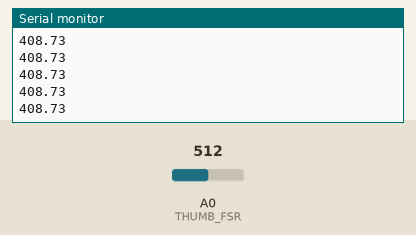
Recording of a sketch running on a simulated Arduino Uno, built with avr-gcc and run on an emulated ATmega328P. On the bench: the last lines printed to the serial monitor. The test bench sets the inputs (shaded band); at power-on: A0 (THUMB_FSR) = 512.

Above: at 1.2 s.
1.3 s: A0 (THUMB_FSR) set to 1015
At 1.9 s:
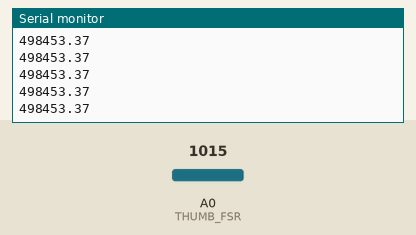
2.8 s: A0 (THUMB_FSR) set to 1023
At 3.3 s:
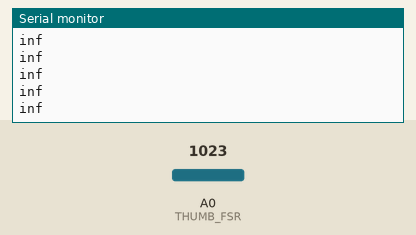
Timing chart, 0 to 5.8 s (numbered marks = the images above; inputs shaded):
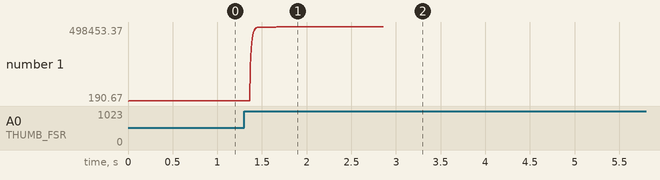

The sketch:

FSR_Driver.ino
```cpp
#include "FSR_interface.h"

#define THUMB_FSR   A0
#define INDEX_FSR   A1
#define MIDDLE_FSR  A2
#define RING_FSR    A3
#define PINKY_FSR   A4

float glove_force_readings[5]={0};
short glove_force_pins[5]={THUMB_FSR,INDEX_FSR,MIDDLE_FSR,RING_FSR,PINKY_FSR};
void setup() {
  // put your setup code here, to run once:
  Serial.begin(9600);
  pinMode(THUMB_FSR,INPUT);
  pinMode(INDEX_FSR,INPUT);
  pinMode(MIDDLE_FSR,INPUT);
  pinMode(RING_FSR,INPUT);
  pinMode(PINKY_FSR,INPUT);
}

void loop() {
  // put your main code here, to run repeatedly:
//Serial.print(FSR_Pin_Reading(THUMB_FSR));
//Serial.print(" ");
//Serial.println(FSR_Resistance(INDEX_FSR));
Serial.println(FSR_Force(THUMB_FSR,4));
//delay(25);
//for (short i=0;i<5;i++){                                                 //Read All Sensors and Store Values
//  glove_force_readings[i]=FSR_Force(glove_force_pins[i],i);
//}
//for (short i=0;i<5;i++){                                                //Send All values stored before overwriting new values
//  Serial.print(glove_force_readings[i]);
//  Serial.print(" , ");
//}
//Serial.println();


}
```

FSR_config.h
```cpp
/****************************************************/
/* Author   : Hamdy Osama Mohamed                   */
/* Date     : 25/8/2020                             */
/* Version  : V01                                   */
/* File     : FSR Driver                            */
/****************************************************/
#ifndef FSR_CONFIG_H
#define FSR_CONFIG_H

/*Driver Configuration*/
//Choose number of sensor readings to take average on
/*Options: Write positive number to determine # of readings
           Default Value = 10     range (1:255)
           Note that larger # of readings will cause slower system
 */
 #define NUMBER_OF_READINGS    40

//Choose Resistance Value in Voltage divider configuration (Vanalog to Ground)
/*Options: Write Value of Resistance in Ohms
           Default Value of 10KOHM =   10000
*/
 #define CONSTANT_RESISTANCE   50000

#endif
```

FSR_interface.h
```cpp
/****************************************************/
/* Author   : Hamdy Osama Mohamed                   */
/* Date     : 25/8/2020                             */
/* Version  : V01                                   */
/* File     : FSR Driver                            */
/****************************************************/
#ifndef FSR_INTERFACE_H
#define FSR_INTERFACE_H

/*Function Prototypes*/
int FSR_Pin_Reading(short FSR_Pin);      					/*used to get average voltage reading from Force Sensor*/
float FSR_Resistance(short FSR_Pin);       					/*used to get Sensor Resistance value*/
float FSR_Force(short FSR_Pin,short FSR_Finger);            /*used to get predicted force on sensor from model*/


/*Interface Definitions:*/
//FSR_Finger Options

#define THUMB     0
#define INDEX     1
#define MIDDLE    2
#define RING      3
#define PINKY     4


#endif
```

FSR_program.ino
```cpp
/****************************************************/
/* Author   : Hamdy Osama Mohamed                   */
/* Date     : 25/8/2020                             */
/* Version  : V02                                   */
/* File     : FSR Driver                            */
/****************************************************/
#include "FSR_interface.h"
#include "FSR_config.h"
#include "FSR_private.h"


/*Global Variables*/
float filtered_force0=0;
float filtered_force1=0;
float filtered_force2=0;
float filtered_force3=0;
float filtered_force4=0;

/*Function Implementation*/
int FSR_Pin_Reading(short FSR_Pin){
  long Sum=0;                                           /*used to store all pin readings addition*/
  if(NUMBER_OF_READINGS<=0){                           /*Check Configurations*/
    Serial.println("Wrong Number of Readings set in Configuration");
    return -1;                                         /*Error State*/
  }
  else {
    for (short i=0;i<NUMBER_OF_READINGS;i++){          /*Add all readings to help return average*/
      Sum+=analogRead(FSR_Pin);
     // delay(1);
    }
  }
  return Sum/NUMBER_OF_READINGS;                       /*Return Average*/
}

float FSR_Resistance(short FSR_Pin){
  int Reading=FSR_Pin_Reading(FSR_Pin);              /*Get Average Pin Reading*/
  /*Calculate FSR Resistance based on Voltage Divider Configuration*/
  if (CONSTANT_RESISTANCE>0){                          /*Check Configurations*/
    return CONSTANT_RESISTANCE*((1/((float)Reading/1023))-1);
  }
  else{
    Serial.println("Wrong Constant resistance value set in Configuration");
    return -1;                                         /*Error State*/
  }
}


float FSR_Force(short FSR_Pin,short FSR_Finger){
  float force;
  float filtered_force;
  float resistance=FSR_Resistance(FSR_Pin);
  force=Calculate_Force(resistance,FSR_Finger);          //Start Calculating Force based on sensor curve
  //return force;
  if (force>=400){                                        //Average Sensor Force Sensitivity
  filtered_force=Filter_Force(force,FSR_Finger); //Low Pass Filter
  return filtered_force;
  }
  force=0;
  filtered_force=Filter_Force(force,FSR_Finger); //Low Pass Filter
  return filtered_force;
}


static float Calculate_Force(float FSR_Resistance,short FSR_Finger){
	if (FSR_Finger==0)
		return 2.309*pow(10,10)*pow(FSR_Resistance,-1.752)+383.3; //Based on Force-Resistance Curve Fitting
	else if (FSR_Finger==1)
		return 9.002*pow(10,8)*pow(FSR_Resistance,-1.382)+300;  //Based on Force-Resistance Curve Fitting
	else if (FSR_Finger==2)
		return 6.36*pow(10,8)*pow(FSR_Resistance,-1.366)+264.9;   //Based on Force-Resistance Curve Fitting
	else if (FSR_Finger==3)
		return 5.027*pow(10,9)*pow(FSR_Resistance,-1.629)+267.6; //Based on Force-Resistance Curve Fitting
	else if (FSR_Finger==4)
		return 1.206*pow(10,10)*pow(FSR_Resistance,-1.689)+268.7;      //Based on Force-Resistance Curve Fitting
	else
		return -1;  //	ERROR STATE
}

static float Filter_Force(float FSR_Force,short FSR_Finger){
  if (FSR_Finger==0){
    filtered_force0=(0.5335*filtered_force0 + 0.4665*FSR_Force);    //Low Pass Filter
    return filtered_force0;
  }
  else if (FSR_Finger==1){
    filtered_force1=(0.5335*filtered_force1 + 0.4665*FSR_Force);    //Low Pass Filter
    return filtered_force1;
  }
  else if (FSR_Finger==2){
    filtered_force2=(0.5335*filtered_force2 + 0.4665*FSR_Force);    //Low Pass Filter
    return filtered_force2;
  }
  else if (FSR_Finger==3){
    filtered_force3=(0.5335*filtered_force3 + 0.4665*FSR_Force);    //Low Pass Filter
    return filtered_force3;
  }
  else if (FSR_Finger==4){
    filtered_force4=(0.5335*filtered_force4 + 0.4665*FSR_Force);    //Low Pass Filter
    return filtered_force4;
  }
  else{
    return -1; //ERROR STATE
  }
}
```

FSR_private.h
```cpp
/****************************************************/
/* Author   : Hamdy Osama Mohamed                   */
/* Date     : 25/8/2020                             */
/* Version  : V01                                   */
/* File     : FSR Driver                            */
/****************************************************/
#ifndef FSR_PRIVATE_H
#define FSR_PRIVATE_H

static float Calculate_Force(float FSR_Resistance,short FSR_Finger);      //used to calculate force based on specific sensor curve fitting
static float Filter_Force(float FSR_Force,short FSR_Finger);              //used to increment filtered force variable based on specific sensor

#endif
```

Measured:
- the behaviour switches between 1022 and 1023 on A0 (THUMB_FSR) (found by bisection; images 1 and 2)
- after the input at 1.3 s, the serial monitor: prints a new line after 0.07 s (image 1)
- after the input at 2.8 s, the serial monitor: prints a new line after 0.07 s (image 2)
- plotted number 1: 408.73 → 498453.37 after the input at 1.3 s
